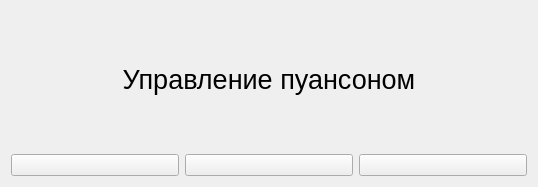
<ui version="4.0" >
 <class>SetPatternForm</class>
 <widget class="QWidget" name="SetPatternForm" >
  <property name="geometry" >
   <rect>
    <x>0</x>
    <y>0</y>
    <width>538</width>
    <height>187</height>
   </rect>
  </property>
  <property name="windowTitle" >
   <string>Установка образца</string>
  </property>
  <layout class="QGridLayout" name="gridLayout" >
   <item row="0" column="0" colspan="3" >
    <widget class="QLabel" name="label" >
     <property name="font" >
      <font>
       <pointsize>20</pointsize>
      </font>
     </property>
     <property name="text" >
      <string>Управление пуансоном</string>
     </property>
     <property name="alignment" >
      <set>Qt::AlignCenter</set>
     </property>
    </widget>
   </item>
   <item row="1" column="0" >
    <widget class="QPushButton" name="pbMoveDown" >
     <property name="text" >
      <string comment="Вниз" />
     </property>
     <property name="icon" >
      <iconset resource="../rc/resources.qrc" >
       <normaloff>:/Images/b_down.svg</normaloff>:/Images/b_down.svg</iconset>
     </property>
     <property name="iconSize" >
      <size>
       <width>128</width>
       <height>128</height>
      </size>
     </property>
    </widget>
   </item>
   <item row="1" column="1" >
    <widget class="QPushButton" name="pbMoveStop" >
     <property name="text" >
      <string comment="Стоп" />
     </property>
     <property name="icon" >
      <iconset resource="../rc/resources.qrc" >
       <normaloff>:/Images/b_stop.svg</normaloff>:/Images/b_stop.svg</iconset>
     </property>
     <property name="iconSize" >
      <size>
       <width>128</width>
       <height>128</height>
      </size>
     </property>
    </widget>
   </item>
   <item row="1" column="2" >
    <widget class="QPushButton" name="pbMoveUp" >
     <property name="text" >
      <string comment="Вверх" />
     </property>
     <property name="icon" >
      <iconset resource="../rc/resources.qrc" >
       <normaloff>:/Images/b_up.svg</normaloff>:/Images/b_up.svg</iconset>
     </property>
     <property name="iconSize" >
      <size>
       <width>128</width>
       <height>128</height>
      </size>
     </property>
    </widget>
   </item>
  </layout>
 </widget>
 <resources>
  <include location="../rc/resources.qrc" />
 </resources>
 <connections/>
</ui>
